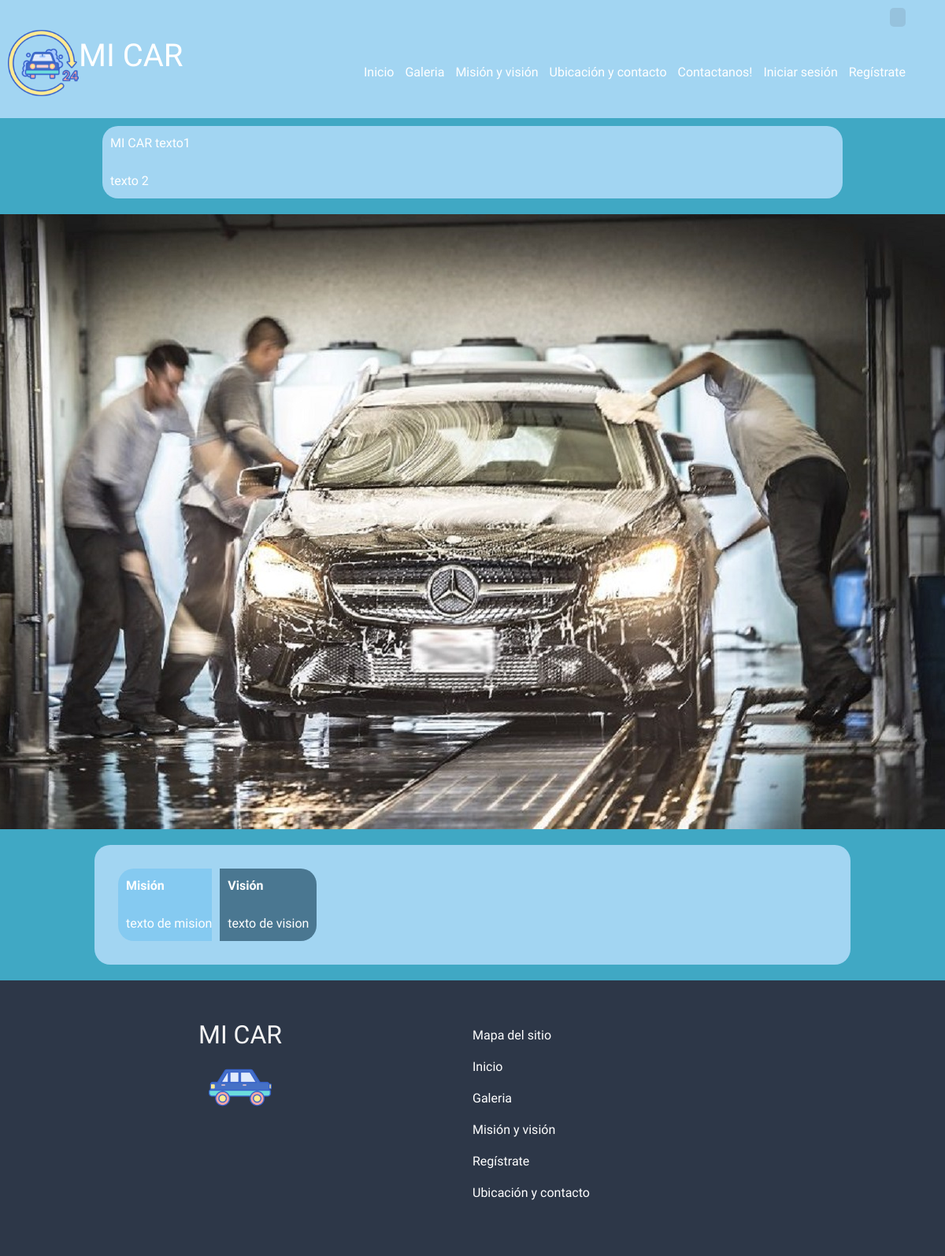
Page /misionvision/ on the earlier database version.
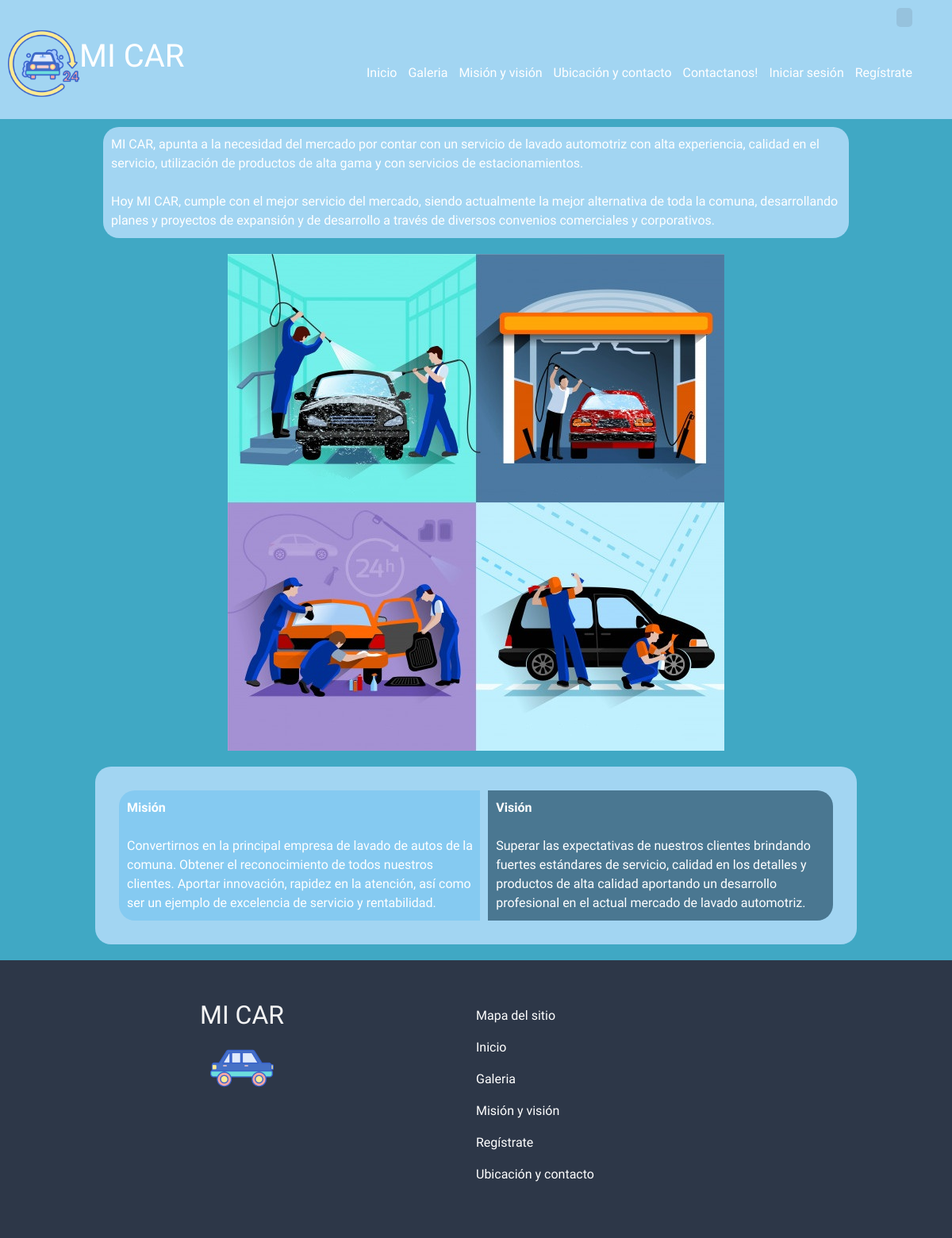
Same page on the later database version.
### web/models.py (models this page shows, shortened)
class MisionVision(models.Model):
    texto1 = models.CharField(max_length=250)
    texto2 = models.CharField(max_length=250, null=True)
    imagen = models.ImageField(upload_to="Mision y Visión",null=True)
    mision = models.CharField(max_length=300)
    vision = models.CharField(max_length=300)

### web/views.py (the view)
# urls.py: path('misionvision/', misionvision, name="misionvision"),
def misionvision(request):
    misionvision = MisionVision.objects.all()
    data = {
        "misionvision" :  misionvision
    }
    return render(request, 'web/misionvision.html', data)

### web/templates/web/misionvision.html (shortened to what this page needs)
{% extends "web/base.html" %}
{% load static %}
{% block contenido %}
    <div class="intro">
            <div>
                {{misionvision.0.texto1}}
            </div>
            <br>
            <div>
                {{misionvision.0.texto2}}
            </div>
        </div>
        <div class="img-mv">
            <img src="{{ misionvision.0.imagen.url }}" alt="autolavado">
        </div>
        <div class="misionvision">
            <div class="mision">
                <div class="titulo">Misión</div>
                <br>
                <div>
                    {{misionvision.0.mision}}
                </div>
            </div>
            <div class="vision">
                <div class="titulo">Visión</div>
                <br>
                <div>
                    {{misionvision.0.vision}}
                </div>
            </div>
        </div>
{% endblock contenido %}

Differences in the rows shown:
changed MisionVision: texto1 "MI CAR texto1" → "MI CAR, apunta a la necesidad del mercado por contar con un servicio de lavado automotriz con alta experiencia, calidad en el servicio, utilización de productos de alta gama y con servicios de estacionamientos."; texto2 "texto 2" → "Hoy MI CAR, cumple con el mejor servicio del mercado, siendo actualmente la mejor alternativa de toda la comuna, desarrollando planes y proyectos de expansión y de desarrollo a través de diversos convenios comerciales y corporativos."; imagen: a different picture; mision "texto de mision" → "Convertirnos en la principal empresa de lavado de autos de la comuna. Obtener el reconocimiento de todos nuestros clientes. Aportar innovación, rapidez en la atención, así como ser un ejemplo de excelencia de servicio y rentabilidad."; vision "texto de vision" → "Superar las expectativas de nuestros clientes brindando fuertes estándares de servicio, calidad en los detalles y productos de alta calidad aportando un desarrollo profesional en el actual mercado de lavado automotriz."
